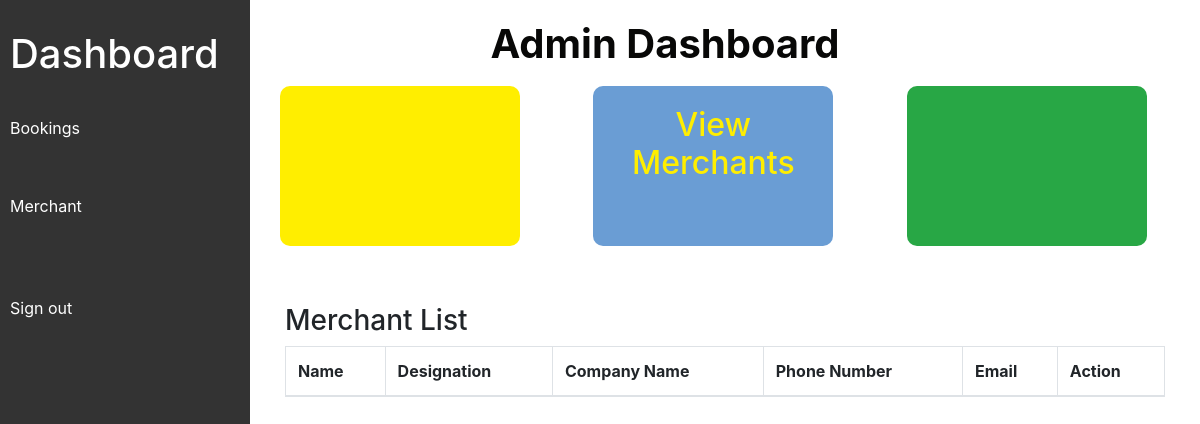
The page /admin_app/viewMerchants on the database as committed earlier.
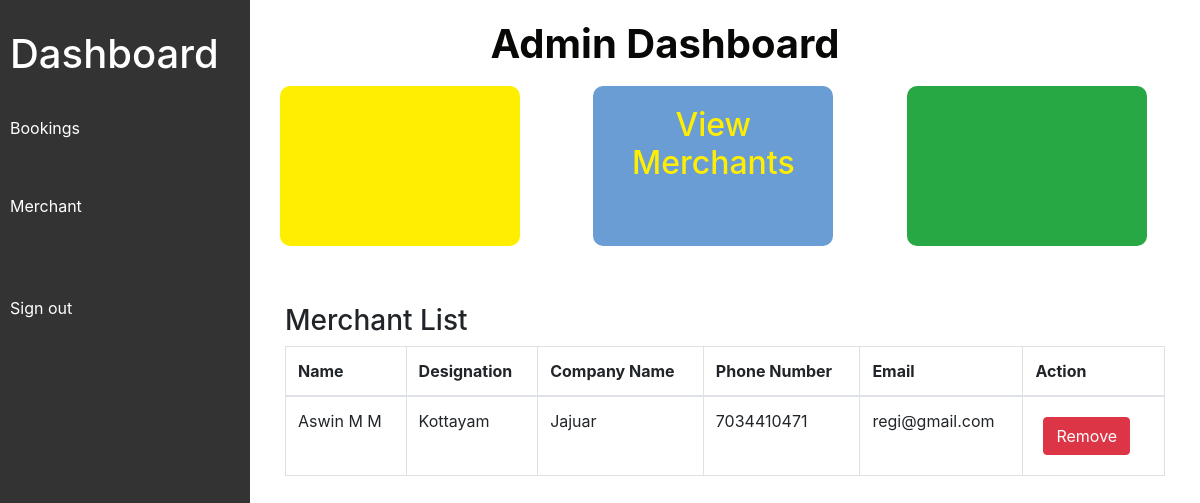
The same page on the database as committed later.
### merchant/models.py (models this page shows)
class MerchantProfile(models.Model):
    Phone_Number=models.IntegerField()
    Address=models.CharField(max_length=250)
    Company_Name=models.CharField(max_length=250)
    Designation=models.CharField(max_length=250)
    user=models.ForeignKey(User,on_delete=models.CASCADE,null=True,blank=True)

### admin_app/views.py (the view)
# urls.py: path('viewMerchants',views.viewMerchants,name="viewMerchants"),
def viewMerchants(request):
    merchant = MerchantProfile.objects.all().order_by("-id")
    return render(request,"admin/view-merchants.html",{"merchants":merchant})

### templates/admin/view-merchants.html (shortened to what this page needs)
<!DOCTYPE html>
<html lang="en">
<head>
    <link href="https://stackpath.bootstrapcdn.com/bootstrap/4.3.1/css/bootstrap.min.css" rel="stylesheet">
</head>
<body>
    <div class="sidebar">
        <ul>
            <li><a href="#"><h1>Dashboard</h1></a></li>
            <li><a href="#">Bookings</a></li><br>
            <li><a href="{%url 'viewMerchants' %}">Merchant</a></li><br><br>
            <li><a href="{%url 'admin_signout' %}">Sign out</a></li>
        </ul>
    </div>
    <div class="main-content">
        {% block content %}
<h2 class="text-center" style="margin-right: 120px; font-size: 40px; font-weight: bold; color: #080807;">Admin Dashboard</h2>
        <main id="main">
            <div class="row">
                <div class="col-md-4">
                    <div class="count-box total-turfs-box">
                    </div>
                </div>
                <div class="col-md-4">
                    <div class="count-box total-users-box">
                        <h2 style="text-align: center; color: #ffee00;">View Merchants</h2>
                    </div>
                </div>
                <div class="col-md-4">
                    <div class="count-box total-bookings-box">
                    </div>
                </div>
            </div>
            <section id="merchant-list" class="merchant-list">
                <div class="container" data-aos="fade-up">
                    <div class="section-header mt-5">
                        <h3 class="mt-5">Merchant List</h3>
                    </div>
                    <div class="row gx-lg-0 gy-4">
                        <div class="col-lg-12">
                            <table class="table table-bordered merchant-table">
                                <thead>
                                    <tr>
                                        <th>Name</th>
                                        <th>Designation</th>
                                        <th>Company Name</th>
                                        <th>Phone Number</th>
                                        <th>Email</th>
                                        <th>Action</th>
                                    </tr>
                                </thead>
                                <tbody>
                                    {% for merchant in merchants %}
                                    <tr>
                                        <td>{{ merchant.user.first_name }}</td>
                                        <td>{{ merchant.Designation }}</td>
                                        <td>{{ merchant.Company_Name }}</td>
                                        <td>{{ merchant.Phone_Number }}</td>
                                        <td>{{ merchant.user.email }}</td>
                                        <td>
                                            <a href="{% url 'removeMerchant' merchant.user.id %}"
                                                class="btn btn-danger m-2"
                                                onclick="return confirm('Confirm removing this merchant?')">Remove</a>
                                        </td>
                                    </tr>
                                    {% endfor %}
                                </tbody>
                            </table>
                        </div>
                    </div>
                </div>
            </section>
        </main>
        {% endblock %}
    </div>
</body>
</html>

### templates/admin/view-merchants.html (style rules this page uses)
.sidebar { height: 100vh; width: 250px; background-color: #333; color: white; position: fixed; padding-top: 20px; }
.sidebar ul { list-style: none; padding: 0; }
.sidebar ul li { margin-bottom: 10px; }
.sidebar ul li a { color: white; text-decoration: none; padding: 10px; display: block; }
.main-content { margin-left: 250px; padding: 20px; }
.count-box { padding: 20px; margin: 10px; border-radius: 10px; }
.total-users-box { background-color: #6a9dd4; height: 20vh; width: 20vw; }
.total-turfs-box { background-color: #ffee00; height: 20vh; width: 20vw; }
.total-bookings-box { background-color: #28a745; height: 20vh; width: 20vw; }

Rows that differ between the two databases and show on the page:
added MerchantProfile: user.first_name "Aswin M M", Designation "Kottayam", Company_Name "Jajuar", Phone_Number "7034410471", user.email "regi@gmail.com"
